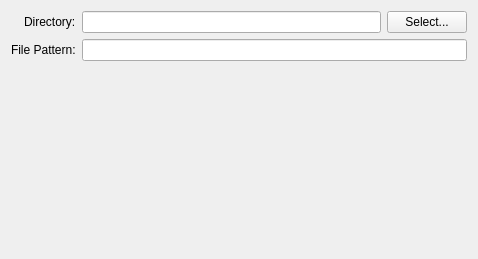
<?xml version="1.0" encoding="UTF-8"?>
<ui version="4.0">
 <class>Form</class>
 <widget class="QWidget" name="Form">
  <property name="geometry">
   <rect>
    <x>0</x>
    <y>0</y>
    <width>478</width>
    <height>259</height>
   </rect>
  </property>
  <property name="windowTitle">
   <string>Form</string>
  </property>
  <layout class="QGridLayout" name="gridLayout">
   <item row="0" column="3">
    <widget class="QPushButton" name="selectDirectoryButton">
     <property name="text">
      <string>Select...</string>
     </property>
    </widget>
   </item>
   <item row="1" column="0" colspan="2">
    <widget class="QLabel" name="label_2">
     <property name="text">
      <string>File Pattern:</string>
     </property>
    </widget>
   </item>
   <item row="2" column="2">
    <spacer name="verticalSpacer">
     <property name="orientation">
      <enum>Qt::Vertical</enum>
     </property>
     <property name="sizeHint" stdset="0">
      <size>
       <width>20</width>
       <height>164</height>
      </size>
     </property>
    </spacer>
   </item>
   <item row="0" column="2">
    <widget class="QLineEdit" name="directoryEdit"/>
   </item>
   <item row="0" column="1">
    <widget class="QLabel" name="label">
     <property name="text">
      <string>Directory:</string>
     </property>
    </widget>
   </item>
   <item row="1" column="2" colspan="2">
    <widget class="QLineEdit" name="filePatternEdit"/>
   </item>
  </layout>
 </widget>
 <resources/>
 <connections/>
</ui>
